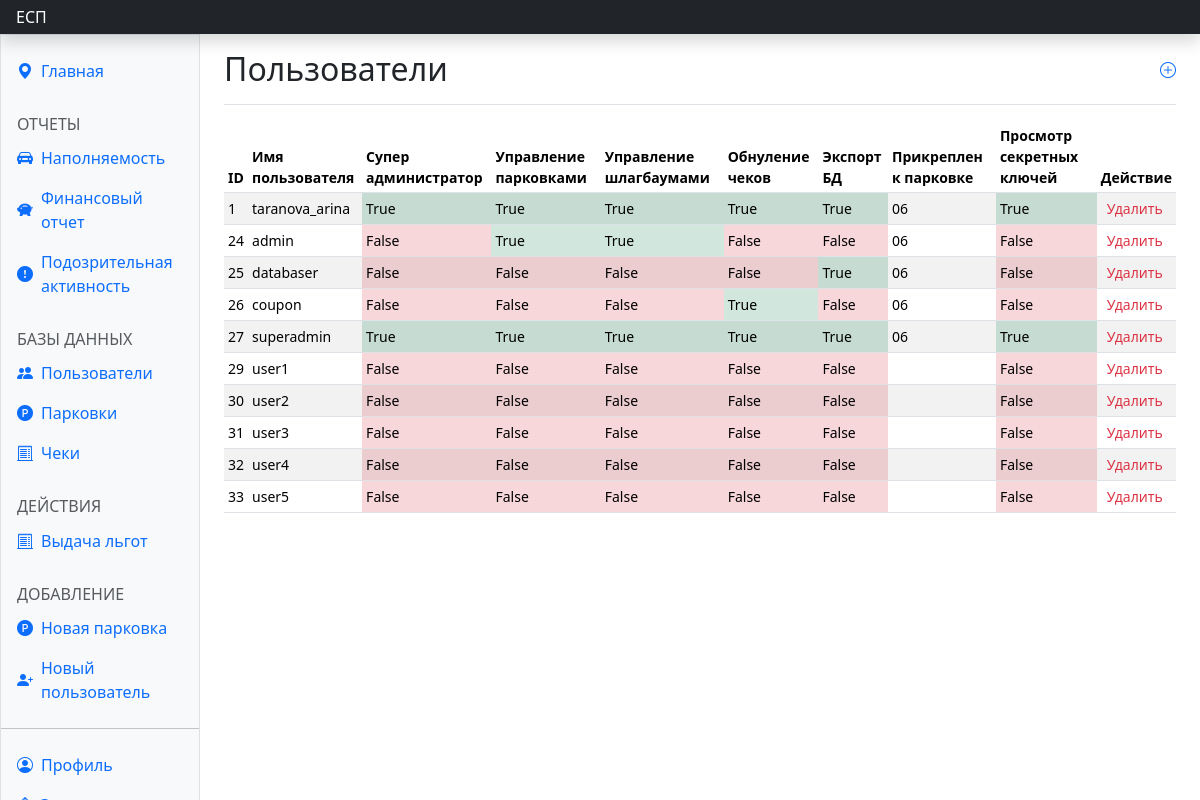
Page /dash_users/ (signed in) on the committed database.
### parkingapp/models.py (models this page shows, shortened)
class User(AbstractUser):
    card_num = models.PositiveBigIntegerField(default=0000)
    username = models.CharField(max_length=20, unique=True)
    phone_number = models.CharField(max_length=16, default=" ")
    park_id = models.CharField(default='', max_length=100)
    car_num = models.CharField(max_length=12, default='')
    is_superadmin = models.BooleanField(default=False)
    parking_control = models.BooleanField(default=False)
    barrier_control = models.BooleanField(default=False)
    coupon_control = models.BooleanField(default=False)
    export_right = models.BooleanField(default=False)
    parking_lot_view = models.BooleanField(default=False)

### parkingapp/views.py (the view)
# urls.py: path('dash_users/', views.dash_users, name='dash_users'),
@login_required(redirect_field_name=None)
def dash_users(request):
    if not request.user.is_superadmin:
        return redirect(reverse('parkingapp:dont_have_access'))
    if request.method == 'POST':
        value = request.POST.get('delete')
        user = User.objects.get(pk=value)
        user.delete()
    users = User.objects.all()
    context = {
        'title': '',
        'users': list(users),
    }
    return render(request, 'dash_users.html', context)

### parkingapp/templates/dash_users.html (shortened to what this page needs)
{% extends 'dash_base.html' %}
{% block usersact %}active{% endblock %}
{% block content %}
<main class="col-md-9 ms-sm-auto col-lg-10 px-md-4">
  <div class="d-flex justify-content-between flex-wrap flex-md-nowrap align-items-center pt-3 pb-2 mb-3 border-bottom">
    <h1 class="h2">Пользователи</h1>
    <a href="{% url 'parkingapp:signadmin' %}" class="text-decoration-none mb-2"><i class="bi bi-plus-circle"></i></a>
  </div>
  <div class="table-responsive small">
    <table class="table table-striped table-sm">
      <thead>
        <tr>
          <th scope="col">ID</th>
          <th scope="col">Имя пользователя</th>
          <th scope="col">Супер администратор</th>
          <th scope="col">Управление парковками</th>
          <th scope="col">Управление шлагбаумами</th>
          <th scope="col">Обнуление чеков</th>
          <th scope="col">Экспорт БД</th>
          <th scope="col">Прикреплен к парковке</th>
          <th scope="col">Просмотр секретных ключей</th>
          <th scope="col">Действие</th>
        </tr>
      </thead>
      <tbody class="align-middle">
        {% for el in users %}
        <tr>
          <td>{{ el.pk }}</td>
          <td>{{ el.username }}</td>
          <td class="{% if el.is_superadmin %} bg-success-subtle {% else %} bg-danger-subtle {% endif %}">
            {{ el.is_superadmin }}</td>
          <td class="{% if el.parking_control %} bg-success-subtle {% else %} bg-danger-subtle {% endif %}">
            {{ el.parking_control }}</td>
          <td class="{% if el.barrier_control %} bg-success-subtle {% else %} bg-danger-subtle {% endif %}">
            {{ el.barrier_control }}</td>
          <td class="{% if el.coupon_control %} bg-success-subtle {% else %} bg-danger-subtle {% endif %}">
            {{ el.coupon_control }}</td>
          <td class="{% if el.export_right %} bg-success-subtle {% else %} bg-danger-subtle {% endif %}">
            {{ el.export_right }}</td>
          <td>{{ el.park_id }}</td>
          <td class="{% if el.parking_lot_view %} bg-success-subtle {% else %} bg-danger-subtle {% endif %}">
            {{ el.parking_lot_view }}</td>
          <td><button class="text-danger" type="button" data-bs-whatever="{{el.pk}}" data-bs-toggle="modal"
              data-bs-target="#exampleModal" style="border: none; background: none;">Удалить</button></td>
        </tr>
        {% endfor %}
      </tbody>
    </table>
  </div>
</main>
{% endblock %}

### parkingapp/templates/dash_base.html (style rules this page uses)
body { overflow-x: hidden; }
.bi { vertical-align: -.125em; fill: currentColor; }

### rows in the picture
User: pk "1", username "taranova_arina", is_superadmin "True", parking_control "True", barrier_control "True", coupon_control "True", export_right "True", park_id "06", parking_lot_view "True"
User: pk "24", username "admin", is_superadmin "False", parking_control "True", barrier_control "True", coupon_control "False", export_right "False", park_id "06", parking_lot_view "False"
User: pk "25", username "databaser", is_superadmin "False", parking_control "False", barrier_control "False", coupon_control "False", export_right "True", park_id "06", parking_lot_view "False"
User: pk "26", username "coupon", is_superadmin "False", parking_control "False", barrier_control "False", coupon_control "True", export_right "False", park_id "06", parking_lot_view "False"
User: pk "27", username "superadmin", is_superadmin "True", parking_control "True", barrier_control "True", coupon_control "True", export_right "True", park_id "06", parking_lot_view "True"
User: pk "29", username "user1", is_superadmin "False", parking_control "False", barrier_control "False", coupon_control "False", export_right "False", parking_lot_view "False"
User: pk "30", username "user2", is_superadmin "False", parking_control "False", barrier_control "False", coupon_control "False", export_right "False", parking_lot_view "False"
User: pk "31", username "user3", is_superadmin "False", parking_control "False", barrier_control "False", coupon_control "False", export_right "False", parking_lot_view "False"
User: pk "32", username "user4", is_superadmin "False", parking_control "False", barrier_control "False", coupon_control "False", export_right "False", parking_lot_view "False"
User: pk "33", username "user5", is_superadmin "False", parking_control "False", barrier_control "False", coupon_control "False", export_right "False", parking_lot_view "False"
